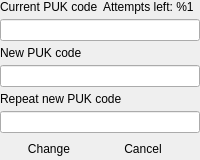
            <widget class="QWidget" name="changePukReader">
             <layout class="QGridLayout" name="changePukReaderLayout">
              <property name="leftMargin">
               <number>0</number>
              </property>
              <property name="topMargin">
               <number>0</number>
              </property>
              <property name="rightMargin">
               <number>0</number>
              </property>
              <property name="bottomMargin">
               <number>0</number>
              </property>
              <property name="spacing">
               <number>5</number>
              </property>
              <item row="1" column="0" colspan="3">
               <widget class="QLineEdit" name="changePukValidate">
                <property name="maxLength">
                 <number>12</number>
                </property>
                <property name="echoMode">
                 <enum>QLineEdit::Password</enum>
                </property>
               </widget>
              </item>
              <item row="2" column="0" colspan="3">
               <widget class="QLabel" name="changePukNewLabel">
                <property name="text">
                 <string>New PUK code</string>
                </property>
                <property name="buddy">
                 <cstring>changePukNew</cstring>
                </property>
               </widget>
              </item>
              <item row="3" column="0" colspan="3">
               <widget class="QLineEdit" name="changePukNew">
                <property name="maxLength">
                 <number>12</number>
                </property>
                <property name="echoMode">
                 <enum>QLineEdit::Password</enum>
                </property>
               </widget>
              </item>
              <item row="4" column="0" colspan="3">
               <widget class="QLabel" name="changePukRepeatLabel">
                <property name="text">
                 <string>Repeat new PUK code</string>
                </property>
                <property name="buddy">
                 <cstring>changePukRepeat</cstring>
                </property>
               </widget>
              </item>
              <item row="5" column="0" colspan="3">
               <widget class="QLineEdit" name="changePukRepeat">
                <property name="maxLength">
                 <number>12</number>
                </property>
                <property name="echoMode">
                 <enum>QLineEdit::Password</enum>
                </property>
               </widget>
              </item>
              <item row="6" column="0">
               <widget class="QPushButton" name="changePukChange">
                <property name="focusPolicy">
                 <enum>Qt::StrongFocus</enum>
                </property>
                <property name="text">
                 <string>Change</string>
                </property>
                <property name="default">
                 <bool>true</bool>
                </property>
                <property name="flat">
                 <bool>true</bool>
                </property>
               </widget>
              </item>
              <item row="6" column="1">
               <widget class="QPushButton" name="changePukCancel">
                <property name="focusPolicy">
                 <enum>Qt::StrongFocus</enum>
                </property>
                <property name="text">
                 <string>Cancel</string>
                </property>
                <property name="default">
                 <bool>true</bool>
                </property>
                <property name="flat">
                 <bool>true</bool>
                </property>
               </widget>
              </item>
              <item row="6" column="2">
               <spacer name="changePukSpacer">
                <property name="orientation">
                 <enum>Qt::Horizontal</enum>
                </property>
                <property name="sizeHint" stdset="0">
                 <size>
                  <width>0</width>
                  <height>0</height>
                 </size>
                </property>
               </spacer>
              </item>
              <item row="0" column="0">
               <widget class="QLabel" name="changePukValidateLabel">
                <property name="text">
                 <string>Current PUK code</string>
                </property>
                <property name="buddy">
                 <cstring>changePukValidate</cstring>
                </property>
               </widget>
              </item>
              <item row="0" column="1" colspan="2">
               <widget class="QLabel" name="changePukAttemptsLable">
                <property name="text">
                 <string>Attempts left: %1</string>
                </property>
               </widget>
              </item>
             </layout>
            </widget>
